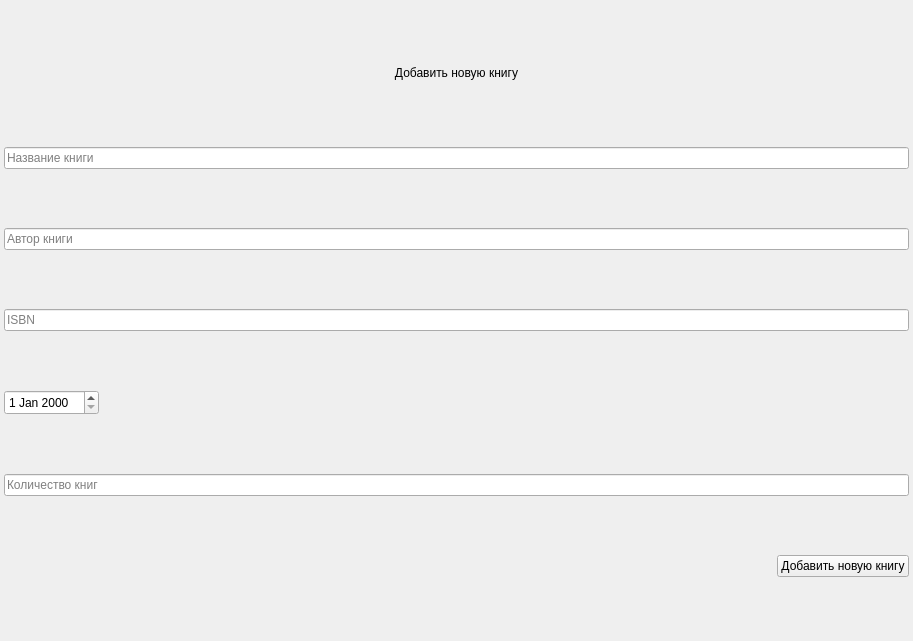
          <widget class="QWidget" name="widgetContents_tab2">
           <property name="geometry">
            <rect>
             <x>0</x>
             <y>0</y>
             <width>913</width>
             <height>641</height>
            </rect>
           </property>
           <property name="sizePolicy">
            <sizepolicy hsizetype="Expanding" vsizetype="Expanding">
             <horstretch>0</horstretch>
             <verstretch>0</verstretch>
            </sizepolicy>
           </property>
           <layout class="QVBoxLayout" name="verticalLayout">
            <property name="spacing">
             <number>1</number>
            </property>
            <property name="leftMargin">
             <number>4</number>
            </property>
            <property name="topMargin">
             <number>0</number>
            </property>
            <property name="rightMargin">
             <number>4</number>
            </property>
            <property name="bottomMargin">
             <number>0</number>
            </property>
            <item>
             <widget class="QLabel" name="label_title_tab2">
              <property name="sizePolicy">
               <sizepolicy hsizetype="Expanding" vsizetype="Fixed">
                <horstretch>0</horstretch>
                <verstretch>0</verstretch>
               </sizepolicy>
              </property>
              <property name="minimumSize">
               <size>
                <width>0</width>
                <height>30</height>
               </size>
              </property>
              <property name="maximumSize">
               <size>
                <width>16777215</width>
                <height>30</height>
               </size>
              </property>
              <property name="text">
               <string>Добавить новую книгу</string>
              </property>
              <property name="alignment">
               <set>Qt::AlignCenter</set>
              </property>
              <property name="wordWrap">
               <bool>true</bool>
              </property>
             </widget>
            </item>
            <item>
             <widget class="QLineEdit" name="lineEdit_name_book_add">
              <property name="sizePolicy">
               <sizepolicy hsizetype="Preferred" vsizetype="Fixed">
                <horstretch>0</horstretch>
                <verstretch>0</verstretch>
               </sizepolicy>
              </property>
              <property name="placeholderText">
               <string>Название книги</string>
              </property>
             </widget>
            </item>
            <item>
             <widget class="QLineEdit" name="lineEdit_author_add">
              <property name="sizePolicy">
               <sizepolicy hsizetype="Preferred" vsizetype="Fixed">
                <horstretch>0</horstretch>
                <verstretch>0</verstretch>
               </sizepolicy>
              </property>
              <property name="placeholderText">
               <string>Автор книги</string>
              </property>
             </widget>
            </item>
            <item>
             <widget class="QLineEdit" name="lineEdit_isbn_add">
              <property name="sizePolicy">
               <sizepolicy hsizetype="Preferred" vsizetype="Fixed">
                <horstretch>0</horstretch>
                <verstretch>0</verstretch>
               </sizepolicy>
              </property>
              <property name="placeholderText">
               <string>ISBN</string>
              </property>
             </widget>
            </item>
            <item alignment="Qt::AlignLeft">
             <widget class="QDateEdit" name="dateEdit_year_publication_add">
              <property name="minimumSize">
               <size>
                <width>0</width>
                <height>25</height>
               </size>
              </property>
              <property name="minimumDate">
               <date>
                <year>1752</year>
                <month>9</month>
                <day>14</day>
               </date>
              </property>
              <property name="minimumTime">
               <time>
                <hour>0</hour>
                <minute>0</minute>
                <second>0</second>
               </time>
              </property>
             </widget>
            </item>
            <item>
             <widget class="QLineEdit" name="lineEdit_quantity_book_add">
              <property name="sizePolicy">
               <sizepolicy hsizetype="Preferred" vsizetype="Fixed">
                <horstretch>0</horstretch>
                <verstretch>0</verstretch>
               </sizepolicy>
              </property>
              <property name="placeholderText">
               <string>Количество книг</string>
              </property>
             </widget>
            </item>
            <item alignment="Qt::AlignRight">
             <widget class="QPushButton" name="pushButton_add_new_book">
              <property name="cursor">
               <cursorShape>PointingHandCursor</cursorShape>
              </property>
              <property name="text">
               <string>Добавить новую книгу</string>
              </property>
              <property name="icon">
               <iconset resource="../icons/icons.qrc">
                <normaloff>:/icons/book/add-book.png</normaloff>:/icons/book/add-book.png</iconset>
              </property>
              <property name="iconSize">
               <size>
                <width>32</width>
                <height>32</height>
               </size>
              </property>
             </widget>
            </item>
           </layout>
          </widget>
